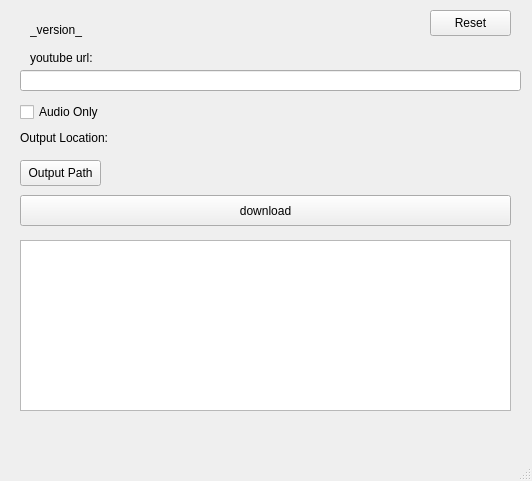
<?xml version="1.0" encoding="UTF-8"?>
<ui version="4.0">
 <class>MainWindow</class>
 <widget class="QMainWindow" name="MainWindow">
  <property name="geometry">
   <rect>
    <x>0</x>
    <y>0</y>
    <width>532</width>
    <height>481</height>
   </rect>
  </property>
  <property name="windowTitle">
   <string>MainWindow</string>
  </property>
  <widget class="QWidget" name="centralwidget">
   <widget class="QPushButton" name="pushButton_output_path">
    <property name="geometry">
     <rect>
      <x>20</x>
      <y>160</y>
      <width>81</width>
      <height>26</height>
     </rect>
    </property>
    <property name="text">
     <string>Output Path</string>
    </property>
   </widget>
   <widget class="QPushButton" name="pushButton_reset">
    <property name="geometry">
     <rect>
      <x>430</x>
      <y>10</y>
      <width>81</width>
      <height>26</height>
     </rect>
    </property>
    <property name="text">
     <string>Reset</string>
    </property>
   </widget>
   <widget class="QPushButton" name="pushButton_download">
    <property name="geometry">
     <rect>
      <x>20</x>
      <y>195</y>
      <width>491</width>
      <height>31</height>
     </rect>
    </property>
    <property name="text">
     <string>download</string>
    </property>
   </widget>
   <widget class="QCheckBox" name="checkBox_audio_only">
    <property name="geometry">
     <rect>
      <x>20</x>
      <y>100</y>
      <width>131</width>
      <height>24</height>
     </rect>
    </property>
    <property name="text">
     <string>Audio Only</string>
    </property>
   </widget>
   <widget class="QTextEdit" name="textEdit_status_window">
    <property name="geometry">
     <rect>
      <x>20</x>
      <y>240</y>
      <width>491</width>
      <height>171</height>
     </rect>
    </property>
   </widget>
   <widget class="QLineEdit" name="lineEdit_youtube_url">
    <property name="geometry">
     <rect>
      <x>20</x>
      <y>70</y>
      <width>501</width>
      <height>21</height>
     </rect>
    </property>
   </widget>
   <widget class="QLabel" name="label_output_path">
    <property name="geometry">
     <rect>
      <x>20</x>
      <y>130</y>
      <width>481</width>
      <height>16</height>
     </rect>
    </property>
    <property name="text">
     <string>Output Location:</string>
    </property>
   </widget>
   <widget class="QLabel" name="label_window_title">
    <property name="geometry">
     <rect>
      <x>30</x>
      <y>20</y>
      <width>391</width>
      <height>20</height>
     </rect>
    </property>
    <property name="text">
     <string>_version_</string>
    </property>
   </widget>
   <widget class="QLabel" name="label_youtube_url">
    <property name="geometry">
     <rect>
      <x>30</x>
      <y>50</y>
      <width>101</width>
      <height>16</height>
     </rect>
    </property>
    <property name="text">
     <string>youtube url:</string>
    </property>
   </widget>
  </widget>
  <widget class="QMenuBar" name="menubar">
   <property name="geometry">
    <rect>
     <x>0</x>
     <y>0</y>
     <width>532</width>
     <height>33</height>
    </rect>
   </property>
  </widget>
  <widget class="QStatusBar" name="statusbar"/>
 </widget>
 <resources/>
 <connections/>
</ui>
